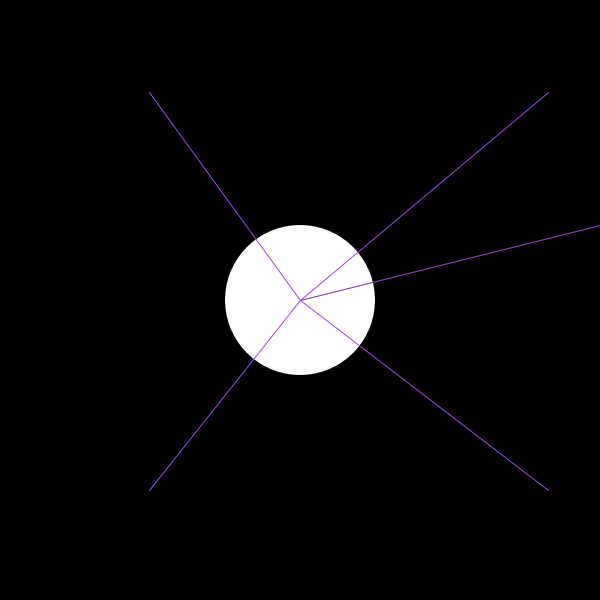
Frame 1 (no input)
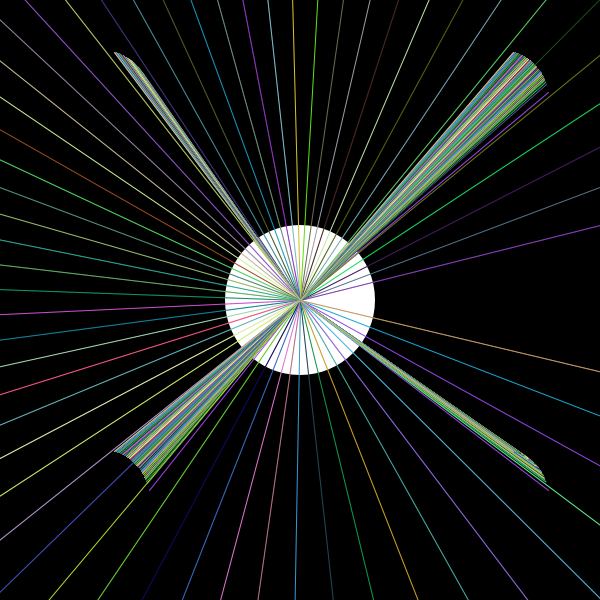
Frame 60 (the mouse pressed at the canvas centre just before this capture)
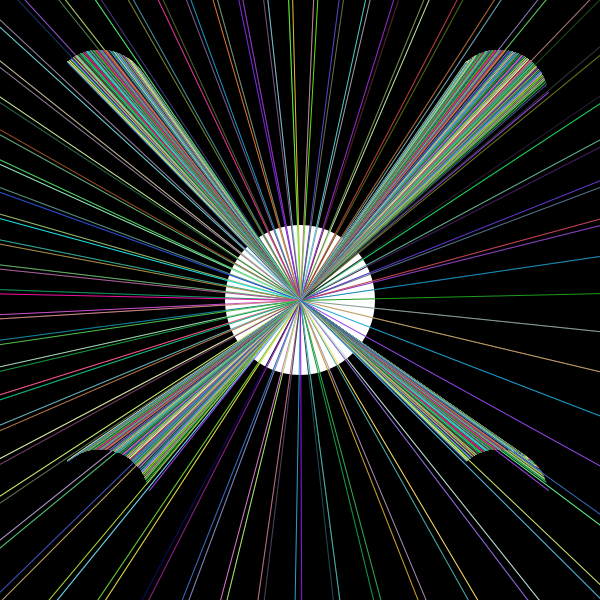
Frame 120 (the mouse held since frame 60 and released just before this capture)

The Processing sketch that drew these frames (run headless with seeded random() and noise(); from frame 60 on, the mouse is pressed at the canvas centre):

// Processing sketch: processing_170652
// ── processing_170652.pde

float endx = 0, endy = 0;
float angle = 0;

void setup() {
  size(600,600);
  smooth();
  noCursor();
  background(0);
  noStroke();
  ellipse(width/2,height/2,width/4,width/4);
}

void draw() {
  stroke(random(256), random(256), random(256));
  endx = cos(radians(angle)) * width;
  endy = sin(radians(angle)) * height;
  //lineAngle(width/2, height/2, endx, endy);
  lineAngle(width/6, height/6, angle, 1000);
  lineAngle(width/6, height/6, (millis()/1000.0), 50);
  lineAngle(int(width * 0.833333), height/6, (millis()/1000.0), 50);
  lineAngle(width/6, int(width * 0.833333), (millis()/1000.0), 50);
  lineAngle(int(width * 0.833333), int(height * 0.833333), (millis()/1000.0), 50);
  stroke(random(256),random(101));
  lineAngle(width/6, height/6, angle, 1000);
  angle += 0.1;
  if (angle > 359)
    angle = 0;
  
}

void lineAngle(int x, int y, float angle, float length)
{
  line(width/2, height/2, x+cos(angle)*length, y-sin(angle)*length);
}
